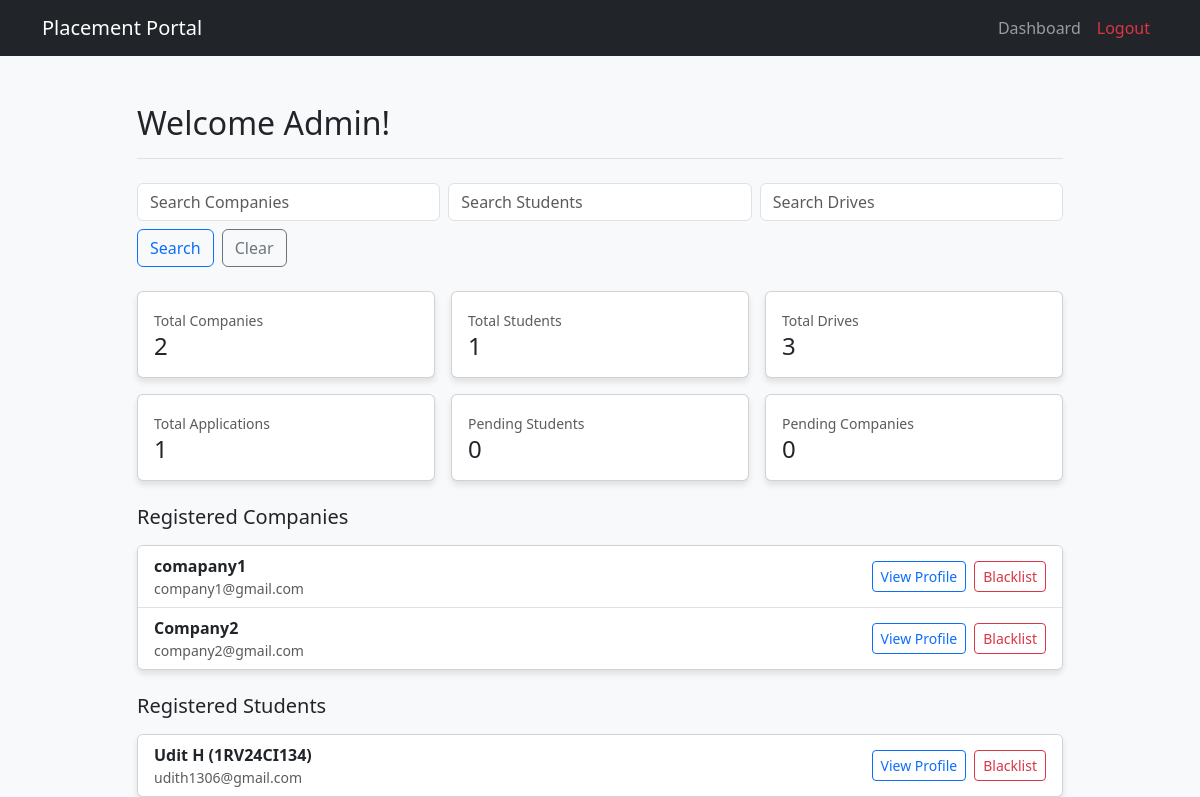
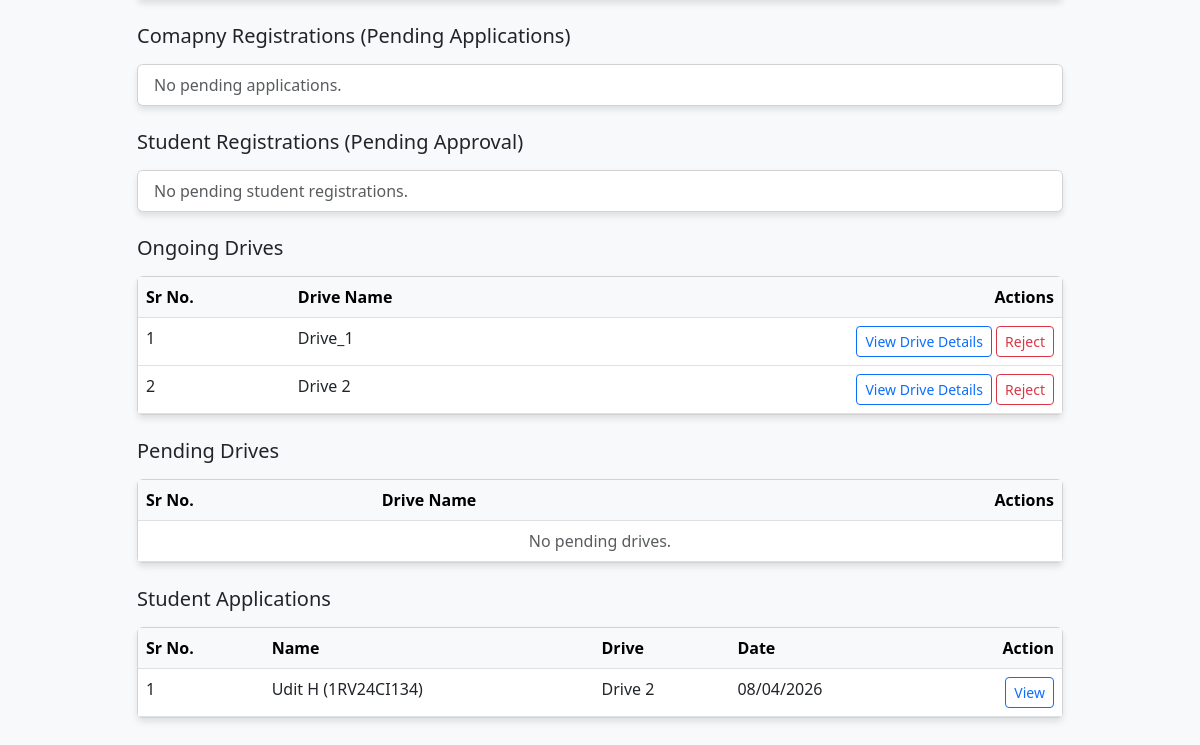
/admin/dashboard (signed in), run on an earlier commit of the app's database (2 pictures, top to bottom).
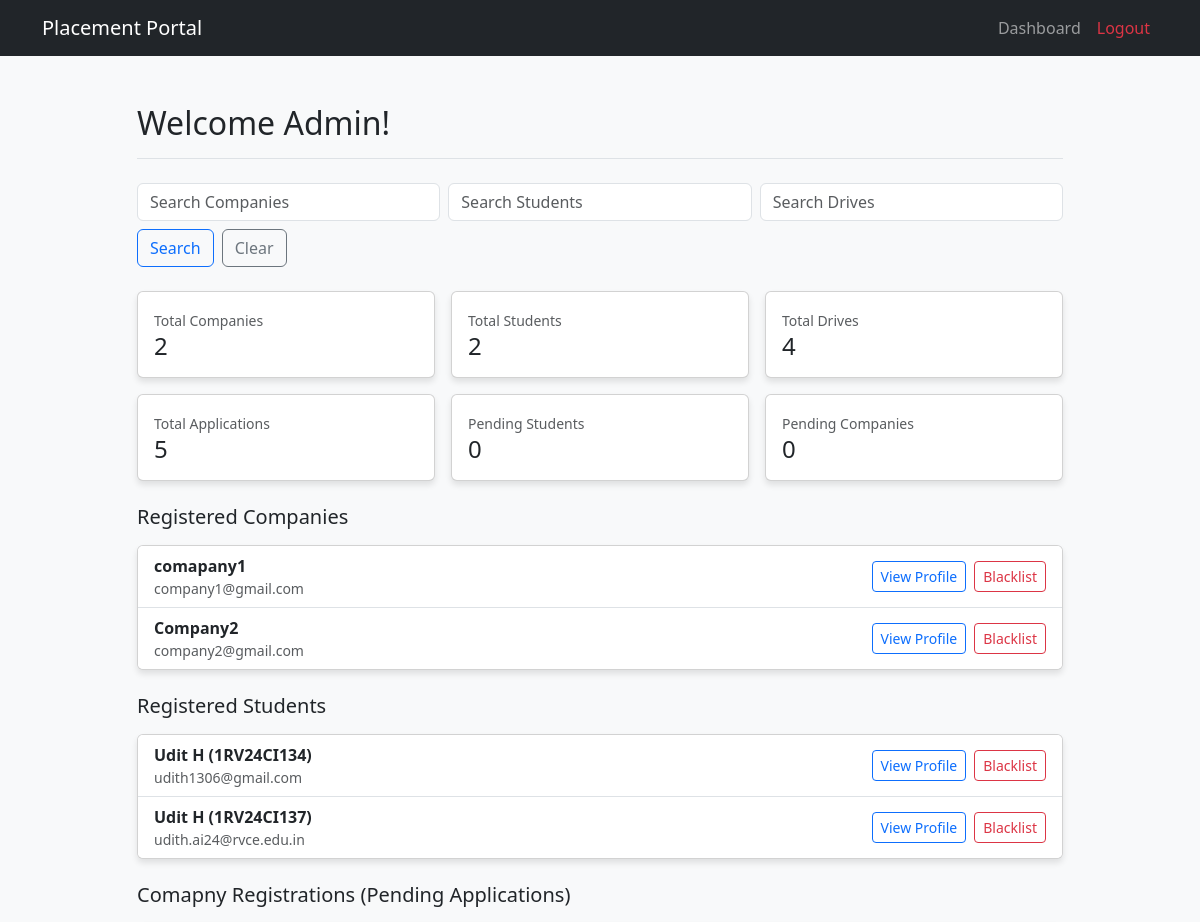
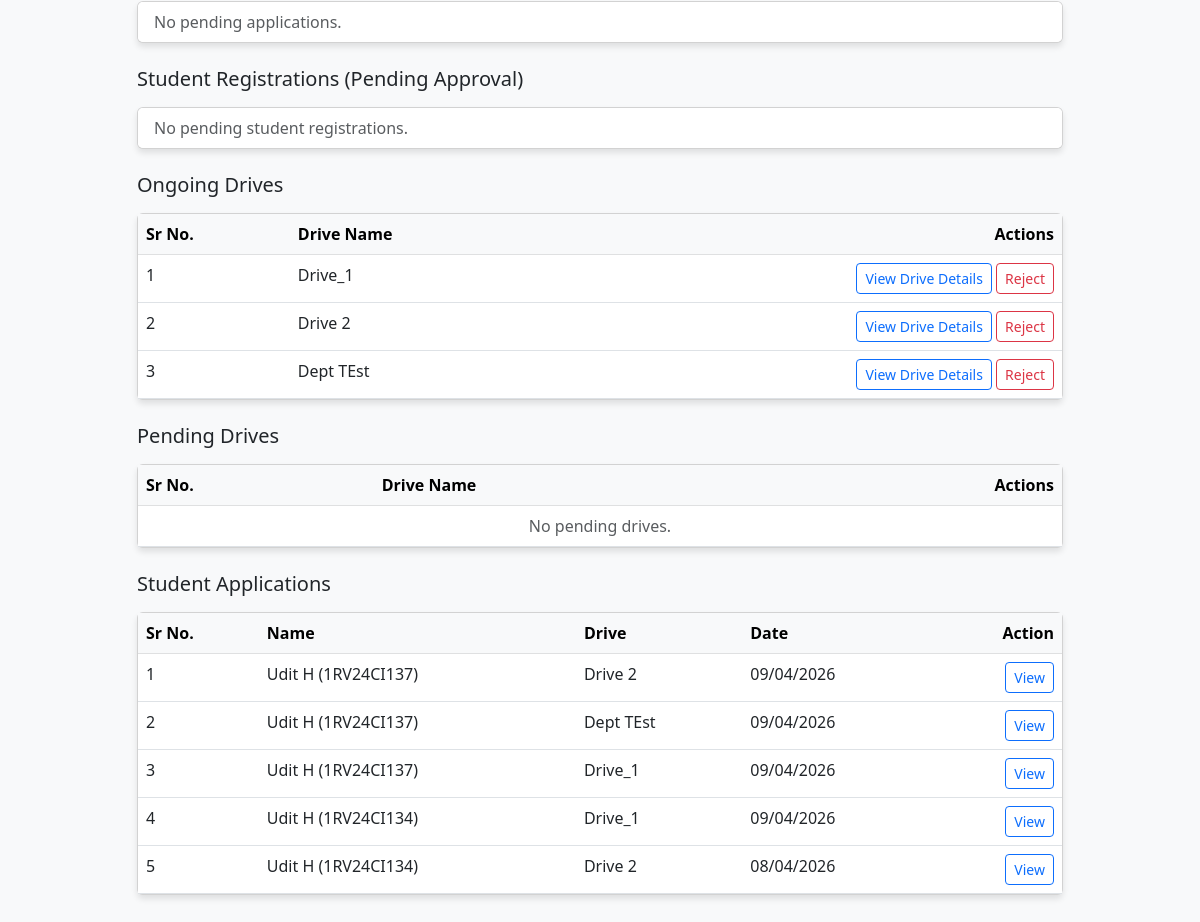
And on a later commit of the database (2 pictures, top to bottom).
### models.py (models this page shows, shortened)
class Company(db.Model, UserMixin):
    __tablename__ = 'company'
    company_id = db.Column(db.Integer, primary_key=True, autoincrement=True)
    email = db.Column(db.String(100), unique=True, nullable=False)
    password_hash = db.Column(db.String(255), nullable=False)
    company_name = db.Column(db.String(255), nullable=False)
    hr_name = db.Column(db.String(255), nullable=False)
    hr_email = db.Column(db.String(255), nullable=False)
    hr_phone = db.Column(db.String(15), nullable=False)
    company_desc = db.Column(db.String(255), nullable=False)
    website = db.Column(db.String(255), unique=True, nullable=False)
    is_active = db.Column(db.Boolean, nullable=False, default=True)
    is_blacklisted = db.Column(db.Boolean, default=False)
    approval_status = db.Column(db.String(50), nullable=False, default='pending') #'pending' 'approved' 'rejected' 'blacklisted'
    placement_drives = db.relationship('PlacementDrive', backref='company')

class Student(db.Model, UserMixin):
    __tablename__ = 'student'
    roll_no = db.Column(db.String(50), primary_key=True)
    name = db.Column(db.String(255), nullable=False)
    email = db.Column(db.String(100), unique=True, nullable=False)
    password_hash = db.Column(db.String(255), nullable=False)
    phone_no = db.Column(db.String(15), nullable=False)
    gender = db.Column(db.String(10), nullable=False)
    dob = db.Column(db.Date, nullable=False)
    location = db.Column(db.String(255))
    dept_id = db.Column(db.String(10), db.ForeignKey('departments.dept_id'), nullable=False)
    graduation_year = db.Column(db.Integer, nullable=False)
    cgpa = db.Column(db.Numeric(4, 2), nullable=False)
    has_backlogs = db.Column(db.Boolean, nullable=False, default=False)
    approval_status = db.Column(db.String(50), nullable=False, default='pending') #'Pending', 'Approved', 'Rejected'
    is_blacklisted = db.Column(db.Boolean, default=False)
    skills = db.relationship('Skills', backref='student', uselist=False)
    applications = db.relationship('Application', backref='student')

class PlacementDrive(db.Model):
    __tablename__ = 'placement_drive'
    id = db.Column(db.Integer, primary_key=True, autoincrement=True)
    name = db.Column(db.String(255), nullable=False)
    comp_id = db.Column(db.Integer, db.ForeignKey('company.company_id'), nullable=False)
    job_title = db.Column(db.String(255), nullable=False)
    job_desc = db.Column(db.String(255), nullable=False)
    min_cgpa = db.Column(db.Numeric(4, 2))
    eligible_grad_yr = db.Column(db.Integer)
    salary = db.Column(db.Integer)
    location = db.Column(db.String(255))
    deadline = db.Column(db.DateTime, nullable=False)
    status = db.Column(db.String(50), nullable=False, default='Pending') #Pending/Approved/Rejected/Closed
    remarks = db.Column(db.String(255))
    created_at = db.Column(db.DateTime, nullable=False, default=datetime.now)
    updated_at = db.Column(db.DateTime, default=datetime.now, onupdate=datetime.now)
    applications = db.relationship('Application', backref='drive')
    eligible_departments = db.relationship('EligibleDepartments', backref='placement_drive', cascade='all, delete-orphan')

class Application(db.Model):
    __tablename__ = 'application'
    id = db.Column(db.Integer, primary_key=True, autoincrement=True)
    student_roll = db.Column(db.String(50), db.ForeignKey('student.roll_no'), nullable=False)
    drive_id = db.Column(db.Integer, db.ForeignKey('placement_drive.id'), nullable=False)
    application_status = db.Column(db.String(20), default='applied')
    applied_on = db.Column(db.DateTime, default=datetime.now)
    updated_at = db.Column(db.DateTime, default=datetime.now, onupdate=datetime.now)
    remarks = db.Column(db.String(255))
    __table_args__ = (
        db.UniqueConstraint('student_roll', 'drive_id', name='unique_student_drive'),
    )

### app.py (the view)
@app.route('/admin/dashboard')
@login_required
def admin_dashboard():
    if not current_user.is_authenticated or not current_user.get_id().startswith('admin_'):
        return "Unauthorized Access : Not an Admin ", 403
    company_search = request.args.get('company_search', '')
    student_search = request.args.get('student_search', '')
    drive_search = request.args.get('drive_search', '')
    stats = {
        'total_companies' : Company.query.count(),
        'total_students' : Student.query.count(),
        'total_drives' : PlacementDrive.query.count(),
        'pending_students' : Student.query.filter_by(approval_status='pending').count(),
        'total_applications' : Application.query.count(),
        'pending_companies' : Company.query.filter_by(approval_status='pending').count(),
        'pending_drives' : PlacementDrive.query.filter_by(status='Pending').count()
    }
    if company_search:
        companies = Company.query.filter(
            Company.company_name.ilike(f'%{company_search}%')
        ).all()
    else:
        companies = Company.query.filter_by(approval_status='approved').all()
    if student_search:
        students = Student.query.filter(
            (Student.name.ilike(f'%{student_search}%')) |
            (Student.roll_no.ilike(f'%{student_search}%')) |
            (Student.phone_no.ilike(f'%{student_search}%'))
        ).all()
    else:
        students = Student.query.filter_by(approval_status='approved').all()
    if drive_search:
        drives = PlacementDrive.query.filter(
            PlacementDrive.name.ilike(f'%{drive_search}%')
        ).all()
    else:
        drives = PlacementDrive.query.filter_by(status='approved').all()
    pending_students = Student.query.filter_by(approval_status='pending').all()
    pending_companies = Company.query.filter_by(approval_status='pending').all()
    pending_drives = PlacementDrive.query.filter_by(status='Pending').all()
    applications = Application.query.order_by(Application.applied_on.desc()).limit(10).all()
    return render_template(
        'admin_dashboard.html',
        stats=stats,
        companies=companies,
        students=students,
        drives=drives,
        applications=applications,
        pending_students=pending_students,
        pending_companies=pending_companies,
        pending_drives=pending_drives,
        company_search=company_search,
        student_search=student_search,
        drive_search=drive_search)

### app.py (called while the page is built)
@login_manager.user_loader #Run this fn everytime the user clicks a new page
def load_user(user_id):
    try:
        role, uid = user_id.split('_', 1)
        if role == 'admin':
            return db.session.get(Admin, int(uid))
        elif role == 'student':
            return db.session.get(Student, uid)
        elif role == 'company':
            return db.session.get(Company, int(uid))
    except Exception as e:
        return None
    return None

### models.py (called while the page is built)
    def get_id(self):
        return f"admin_{self.id}"

### templates/admin_dashboard.html (shortened to what the changed rows need)
{% extends "base.html" %}
{% block content %}
<div class="row justify-content-center">
    <div class="col-lg-10">
        <div class="d-flex justify-content-between align-items-center mt-4 mb-4 pb-2 border-bottom">
            <h2>Welcome Admin!</h2>
        </div>
        {% set has_search = company_search or student_search or drive_search %}
        <div class="row g-3 mb-4">
            <div class="col-md-6 col-lg-4">
                <div class="card h-100">
                    <div class="card-body">
                        <small class="text-muted">Total Students</small>
                        <h4 class="mb-0">{{ stats.total_students }}</h4>
                    </div>
                </div>
            </div>
            <div class="col-md-6 col-lg-4">
                <div class="card h-100">
                    <div class="card-body">
                        <small class="text-muted">Total Drives</small>
                        <h4 class="mb-0">{{ stats.total_drives }}</h4>
                    </div>
                </div>
            </div>
            <div class="col-md-6 col-lg-4">
                <div class="card h-100">
                    <div class="card-body">
                        <small class="text-muted">Total Applications</small>
                        <h4 class="mb-0">{{ stats.total_applications }}</h4>
                    </div>
                </div>
            </div>
        </div>
        <div class="card mb-4">
            <ul class="list-group list-group-flush">
                {% for company in companies if company.approval_status == 'approved' %}
                <li class="list-group-item d-flex justify-content-between align-items-center">
                    <div>
                        <div class="fw-semibold">{{ company.company_name }}</div>
                        <div class="small text-muted">{{ company.email }}</div>
                    </div>
                    <div class="d-flex gap-2">
                        <a href="{{ url_for('admin_company_profile', company_id=company.company_id) }}" class="btn btn-sm btn-outline-primary">View Profile</a>
                        <a href="{{ url_for('admin_company_action', company_id=company.company_id, action='blacklist') }}" class="btn btn-sm btn-outline-danger">Blacklist</a>
                    </div>
                </li>
                {% else %}
                <li class="list-group-item text-muted">No registered companies found.</li>
                {% endfor %}
            </ul>
        </div>
        <div class="card mb-4">
            <ul class="list-group list-group-flush">
                {% for student in students if student.approval_status == 'approved' %}
                <li class="list-group-item d-flex justify-content-between align-items-center">
                    <div>
                        <div class="fw-semibold">{{ student.name }} ({{ student.roll_no }})</div>
                        <div class="small text-muted">{{ student.email }}</div>
                    </div>
                    <div class="d-flex gap-2">
                        <a href="{{ url_for('admin_student_profile', roll_no=student.roll_no) }}" class="btn btn-sm btn-outline-primary">View Profile</a>
                        <a href="{{ url_for('admin_student_action', roll_no=student.roll_no, action='blacklist') }}" class="btn btn-sm btn-outline-danger">Blacklist</a>
                    </div>
                </li>
                {% else %}
                <li class="list-group-item text-muted">No registered students found.</li>
                {% endfor %}
            </ul>
        </div>
        <div class="card mb-4">
            <table class="table table-hover mb-0">
                <thead class="table-light">
                    <tr>
                        <th>Sr No.</th>
                        <th>Drive Name</th>
                        <th class="text-end">Actions</th>
                    </tr>
                </thead>
                <tbody>
                    {% for drive in drives if drive.status == 'approved' %}
                    <tr>
                        <td>{{ loop.index }}</td>
                        <td>{{ drive.name }}</td>
                        <td class="text-end">
                            <a href="{{ url_for('admin_drive_details', drive_id=drive.id) }}" class="btn btn-sm btn-outline-primary">View Drive Details</a>
                            <a href="{{ url_for('admin_drive_action', drive_id=drive.id, action='reject') }}" class="btn btn-sm btn-outline-danger">Reject</a>
                        </td>
                    </tr>
                    {% else %}
                    <tr><td colspan="3" class="text-center text-muted">No ongoing drives.</td></tr>
                    {% endfor %}
                </tbody>
            </table>
        </div>
        <div class="card mb-4">
            <table class="table table-hover mb-0">
                <thead class="table-light">
                    <tr>
                        <th>Sr No.</th>
                        <th>Drive Name</th>
                        <th class="text-end">Actions</th>
                    </tr>
                </thead>
            </table>
        </div>
        <div class="card mb-5">
            <table class="table table-hover mb-0">
                <thead class="table-light">
                    <tr>
                        <th>Sr No.</th>
                        <th>Name</th>
                        <th>Drive</th>
                        <th>Date</th>
                        <th class="text-end">Action</th>
                    </tr>
                </thead>
                <tbody>
                    {% for app in applications %}
                    <tr>
                        <td>{{ loop.index }}</td>
                        <td>{{ app.student.name }} ({{ app.student_roll }})</td>
                        <td>{{ app.drive.name }}</td>
                        <td>{{ app.applied_on.strftime('%d/%m/%Y') if app.applied_on else 'N/A' }}</td>
                        <td class="text-end">
                            <a href="{{ url_for('admin_applications') }}" class="btn btn-sm btn-outline-primary">View</a>
                        </td>
                    </tr>
                    {% else %}
                    <tr><td colspan="5" class="text-center text-muted">No student applications yet.</td></tr>
                    {% endfor %}
                </tbody>
            </table>
        </div>
    </div>
</div>
{% endblock %}

What changed in the data, as far as the page shows it:
added Student: name "Udit H", roll_no "1RV24CI137", email "udith.ai24@rvce.edu.in"
added PlacementDrive: name "Dept TEst"
added Application: student.name "Udit H", student_roll "1RV24CI137", drive.name "Drive 2", applied_on "09/04/2026"
added Application: student.name "Udit H", student_roll "1RV24CI137", drive.name "Dept TEst", applied_on "09/04/2026"
added Application: student.name "Udit H", student_roll "1RV24CI137", drive.name "Drive_1", applied_on "09/04/2026"
added Application: student.name "Udit H", student_roll "1RV24CI134", drive.name "Drive_1", applied_on "09/04/2026"
Also different on the page:
{{ stats.total_students }}: "1" → "2"
{{ stats.total_drives }}: "3" → "4"
{{ stats.total_applications }}: "1" → "5"
